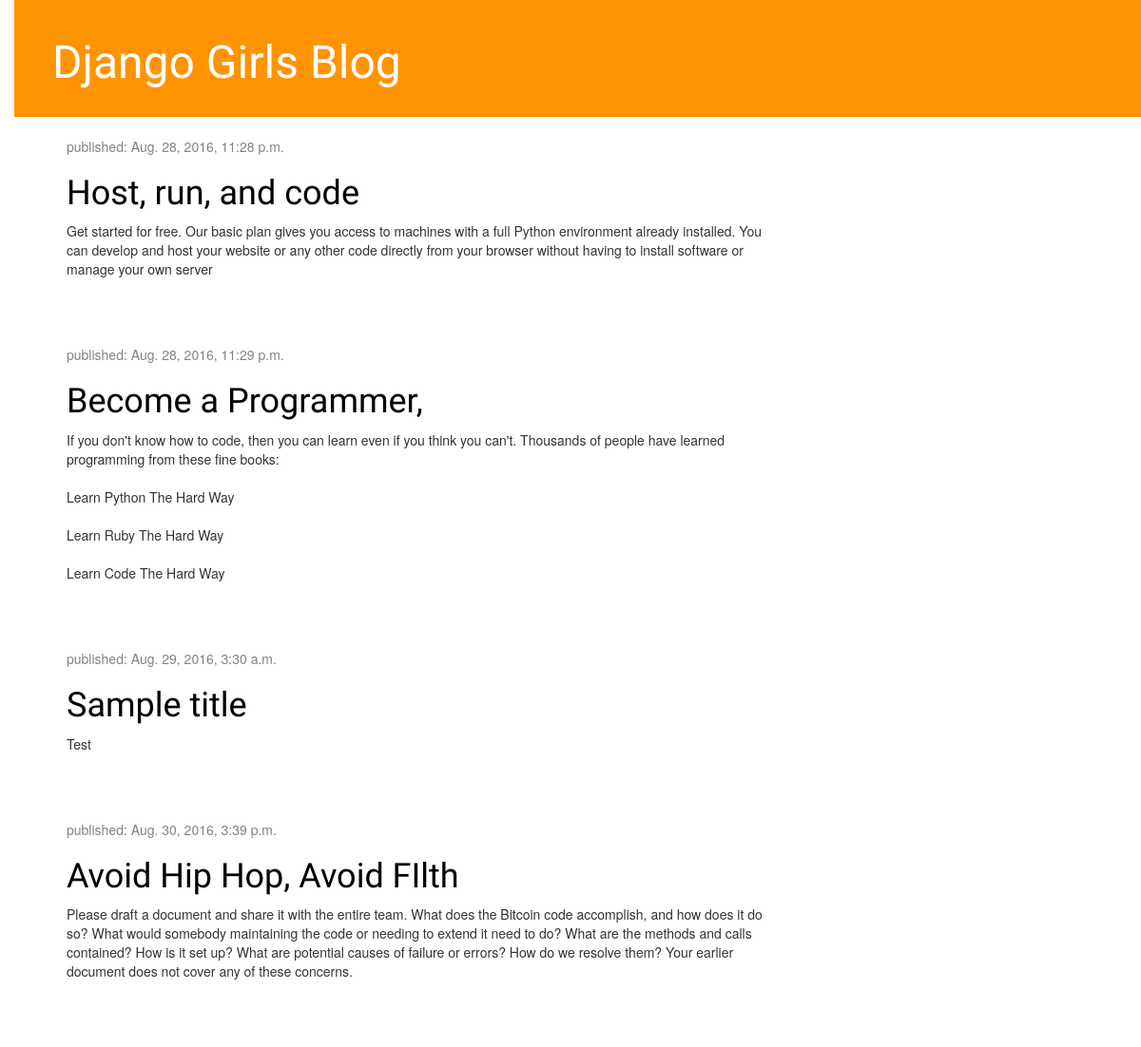
The app's page /, older data.
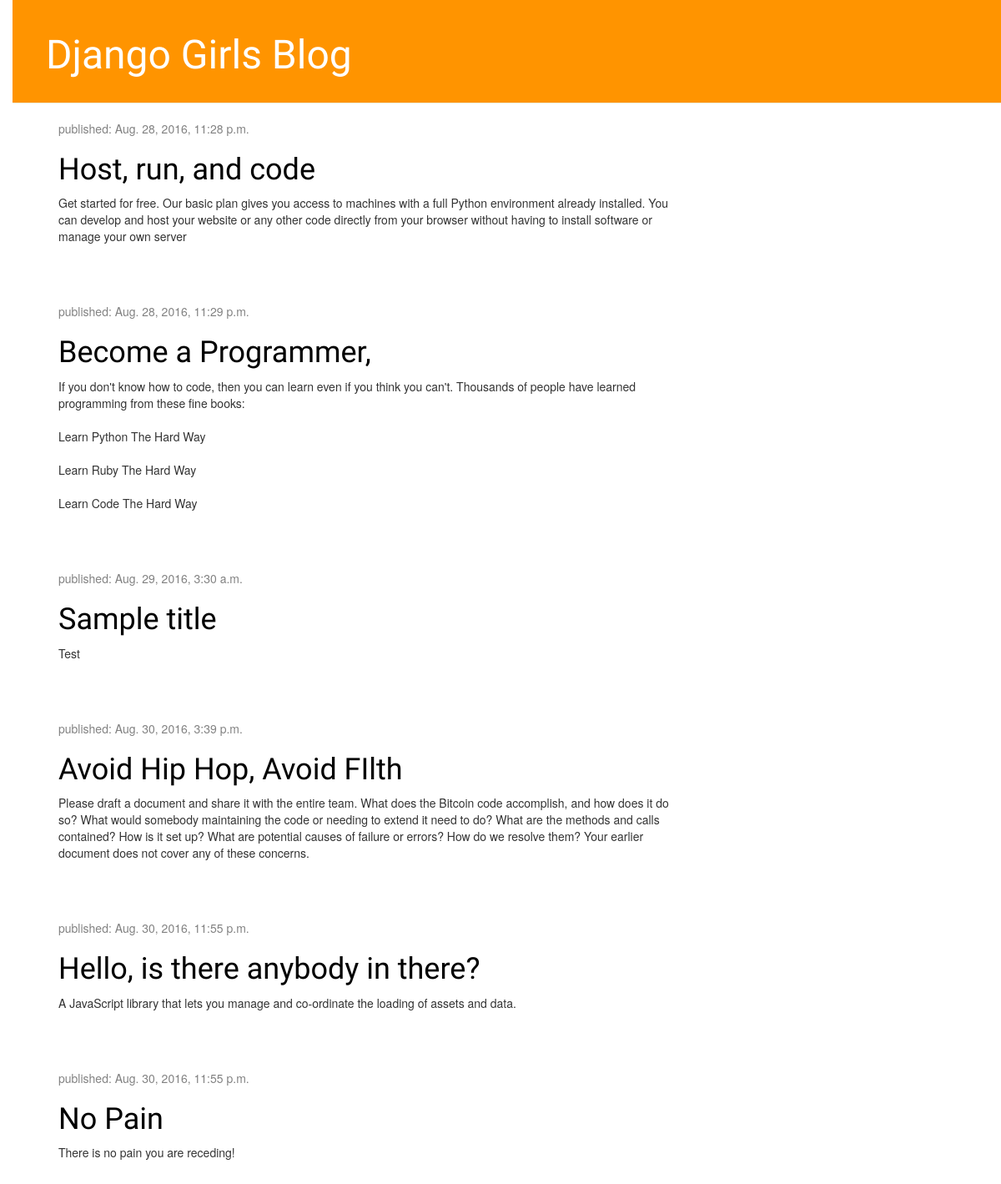
The same page, newer data.
### blog/models.py (models this page shows, shortened)
class Post(models.Model):
    author = models.ForeignKey("auth.User")
    title = models.CharField(max_length=200)
    text = models.TextField()
    created_date = models.DateTimeField(default=timezone.now)
    published_date = models.DateTimeField(blank=True, null=True)

### blog/views.py (the view)
# urls.py: url(r'^$', views.post_list, name='post'),
def post_list(request):
    posts = Post.objects.filter(published_date__lte=timezone.now()).order_by('published_date')
    return render(request, 'blog/post_list.html', {'posts': posts})

### blog/templates/blog/post_list.html
{% extends 'blog/base.html' %}
{% block content %}
  {% for post in posts %}
      <div class="post">
          <div class="date">
              <p>published: {{ post.published_date }}</p>
          </div>
          <h1><a href="{% url 'post_detail' pk=post.pk %}">{{ post.title }}</a></h1>
          <p>{{ post.text|linebreaksbr }}</p>
      </div>
  {% endfor %}
{% endblock %}

### blog/templates/blog/base.html (shortened to what this page needs)
{% load staticfiles %}
<html>
  <head>
    <link rel="stylesheet" href="//maxcdn.bootstrapcdn.com/bootstrap/3.2.0/css/bootstrap.min.css">
    <link rel="stylesheet" href="//maxcdn.bootstrapcdn.com/bootstrap/3.2.0/css/bootstrap-theme.min.css">
    <link rel="stylesheet" href="{% static 'css/blog.css' %}" media="screen" title="no title" charset="utf-8">
  </head>
  <body>
    <div class="page-header">
        <h1><a href="/">Django Girls Blog</a></h1>
    </div>
    <div class="content container">
        <div class="row">
            <div class="col-md-8">
            {% block content %}
            {% endblock %}
            </div>
        </div>
    </div>
  </body>
</html>

### blog/static/css/blog.css (style rules this page uses)
h1 a { color: #FCA205; font-family: 'Lobster'; }
body { padding-left: 15px; }
.page-header { background-color: #ff9400; margin-top: 0; padding: 20px 20px 20px 40px; }
.page-header h1, .page-header h1 a, .page-header h1 a:visited, .page-header h1 a:active { color: #ffffff; font-size: 36pt; text-decoration: none; }
.content { margin-left: 40px; }
h1, h2, h3, h4 { font-family: 'Lobster', cursive; }
.date { color: #828282; }
.post { margin-bottom: 70px; }
.post h1 a, .post h1 a:visited { color: #000000; }

Row changes from the older to the newer data that the page shows:
added Post: published_date "Aug. 30, 2016, 11:55 p.m.", title "Hello, is there anybody in there?", text "A JavaScript library that lets you manage and co-ordinate the loading of assets and data."
added Post: published_date "Aug. 30, 2016, 11:55 p.m.", title "No Pain", text "There is no pain you are receding!"
